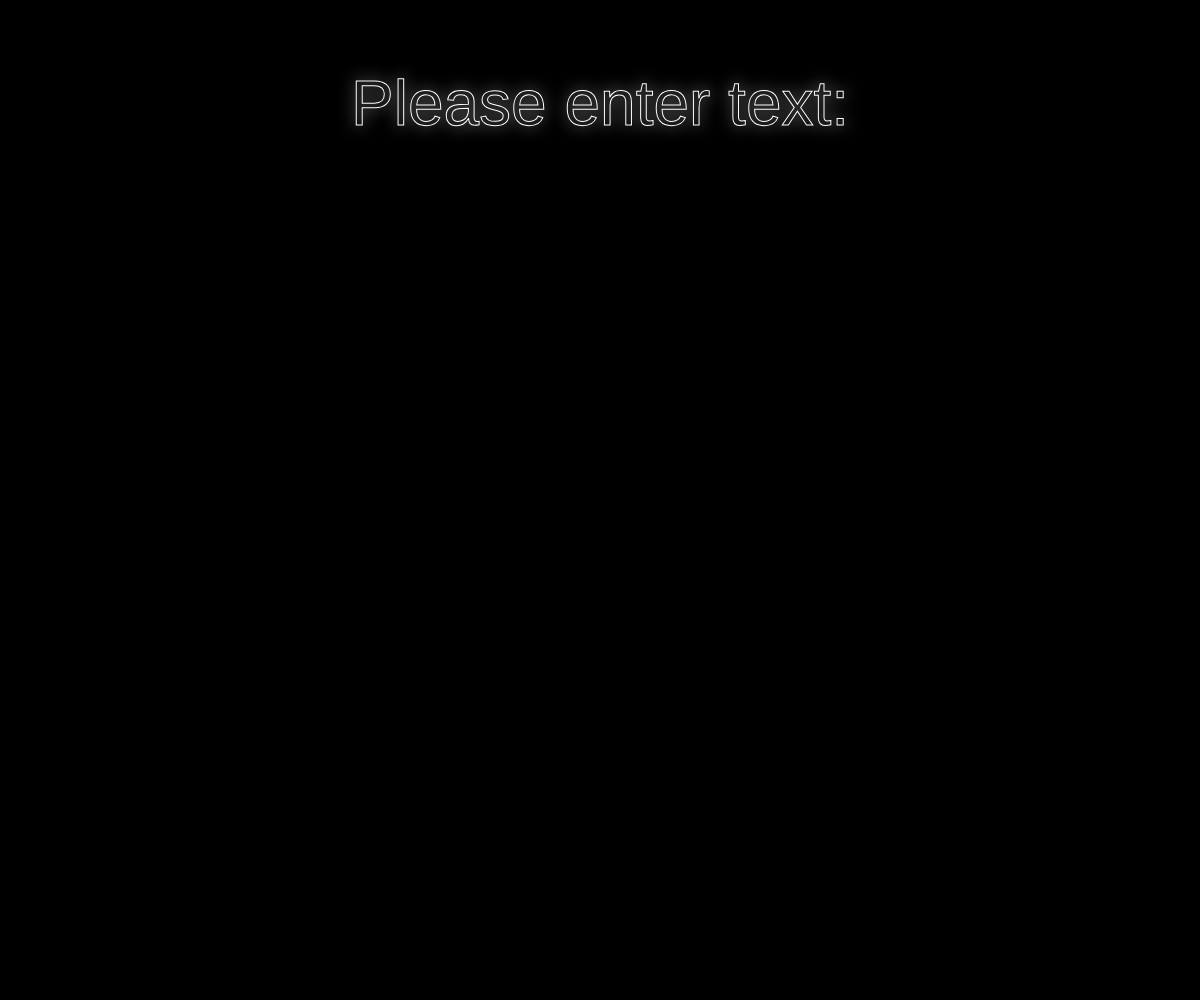
Frame 1 (no input)
Frame 60 (no input): identical to frame 1, image omitted
Frame 120 (the mouse pressed at the canvas centre since frame 60): identical to frame 1, image omitted

The p5.js sketch that drew this single still picture (run headless with seeded random() and noise() and a simulated clock; from frame 60 on, the mouse is pressed at the canvas centre):

// p5.js sketch
// ── sketch.js
let userText = "";
let randColor;

function setup(){
  // Disable fill
  noFill();
  // Set initial color white
  randColor = createVector(255, 255, 255);

  // Utilize entire screen
  createCanvas(windowWidth, windowHeight);
}

function draw(){
  // Render background black
  background(0);
  // Render fill color white
  stroke(randColor.x, randColor.y, randColor.z);
  
  // Render user text input
  textSize(64);
  textAlign(CENTER);
  text(userText, width * 0.5, height * 0.25);

  // Draw shadows using drawing context
  drawingContext.shadowBlur = 16;
  drawingContext.shadowColor = color(randColor.x, randColor.y, randColor.z);

  // Render label
  text("Please enter text:", width * 0.5, height * 0.125);
}

function keyTyped(){
  userText += key;
  randColor.set(random(255), random(255), random(255));
}

function mousePressed(){
  userText = "";
}
